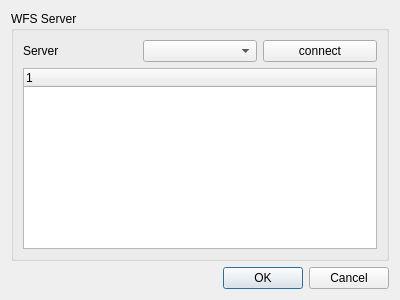
<?xml version="1.0" encoding="UTF-8"?>
<ui version="4.0">
 <class>GUIPickWFSDataset</class>
 <widget class="QDialog" name="GUIPickWFSDataset">
  <property name="geometry">
   <rect>
    <x>0</x>
    <y>0</y>
    <width>400</width>
    <height>300</height>
   </rect>
  </property>
  <property name="windowTitle">
   <string>Dialog</string>
  </property>
  <layout class="QVBoxLayout" name="verticalLayout">
   <item>
    <widget class="QGroupBox" name="groupBox">
     <property name="title">
      <string>WFS Server</string>
     </property>
     <layout class="QGridLayout" name="gridLayout">
      <item row="0" column="0">
       <widget class="QLabel" name="label">
        <property name="text">
         <string>Server</string>
        </property>
       </widget>
      </item>
      <item row="0" column="2">
       <widget class="QPushButton" name="pushButton_connect">
        <property name="text">
         <string>connect</string>
        </property>
       </widget>
      </item>
      <item row="0" column="1">
       <widget class="QComboBox" name="comboBox_server"/>
      </item>
      <item row="1" column="0" colspan="3">
       <widget class="QTreeWidget" name="treeWidget_datasets">
        <column>
         <property name="text">
          <string notr="true">1</string>
         </property>
        </column>
       </widget>
      </item>
     </layout>
    </widget>
   </item>
   <item>
    <widget class="QDialogButtonBox" name="buttonBox">
     <property name="orientation">
      <enum>Qt::Horizontal</enum>
     </property>
     <property name="standardButtons">
      <set>QDialogButtonBox::Cancel|QDialogButtonBox::Ok</set>
     </property>
    </widget>
   </item>
  </layout>
 </widget>
 <resources/>
 <connections>
  <connection>
   <sender>buttonBox</sender>
   <signal>accepted()</signal>
   <receiver>GUIPickWFSDataset</receiver>
   <slot>accept()</slot>
   <hints>
    <hint type="sourcelabel">
     <x>248</x>
     <y>254</y>
    </hint>
    <hint type="destinationlabel">
     <x>157</x>
     <y>274</y>
    </hint>
   </hints>
  </connection>
  <connection>
   <sender>buttonBox</sender>
   <signal>rejected()</signal>
   <receiver>GUIPickWFSDataset</receiver>
   <slot>reject()</slot>
   <hints>
    <hint type="sourcelabel">
     <x>316</x>
     <y>260</y>
    </hint>
    <hint type="destinationlabel">
     <x>286</x>
     <y>274</y>
    </hint>
   </hints>
  </connection>
 </connections>
</ui>
